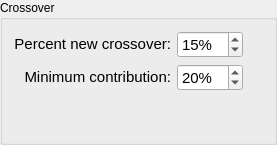
    <widget class="QGroupBox" name="groupBox_5">
     <property name="title">
      <string>Crossover</string>
     </property>
     <layout class="QGridLayout" name="gridLayout_9">
      <item row="0" column="0">
       <widget class="QLabel" name="label_25">
        <property name="sizePolicy">
         <sizepolicy hsizetype="Preferred" vsizetype="Fixed">
          <horstretch>0</horstretch>
          <verstretch>0</verstretch>
         </sizepolicy>
        </property>
        <property name="font">
         <font>
          <pointsize>11</pointsize>
         </font>
        </property>
        <property name="toolTip">
         <string>Percentage of new structures to be created from the heredity operator.

Heredity combines two random spatially coherent slabs from two unique parents to form a single offspring.

Default: 85</string>
        </property>
        <property name="text">
         <string>Percent new crossover:</string>
        </property>
        <property name="alignment">
         <set>Qt::AlignRight|Qt::AlignTrailing|Qt::AlignVCenter</set>
        </property>
        <property name="buddy">
         <cstring>spin_p_cross</cstring>
        </property>
       </widget>
      </item>
      <item row="0" column="1">
       <widget class="QSpinBox" name="spin_p_cross">
        <property name="sizePolicy">
         <sizepolicy hsizetype="Minimum" vsizetype="Fixed">
          <horstretch>0</horstretch>
          <verstretch>0</verstretch>
         </sizepolicy>
        </property>
        <property name="minimumSize">
         <size>
          <width>0</width>
          <height>21</height>
         </size>
        </property>
        <property name="font">
         <font>
          <pointsize>11</pointsize>
         </font>
        </property>
        <property name="toolTip">
         <string>Percentage of new structures to be created from the crossover operator.

Default: 15</string>
        </property>
        <property name="suffix">
         <string>%</string>
        </property>
        <property name="maximum">
         <number>100</number>
        </property>
        <property name="value">
         <number>15</number>
        </property>
       </widget>
      </item>
      <item row="1" column="0">
       <widget class="QLabel" name="label_3">
        <property name="sizePolicy">
         <sizepolicy hsizetype="Preferred" vsizetype="Fixed">
          <horstretch>0</horstretch>
          <verstretch>0</verstretch>
         </sizepolicy>
        </property>
        <property name="font">
         <font>
          <pointsize>11</pointsize>
         </font>
        </property>
        <property name="text">
         <string>Minimum contribution:</string>
        </property>
        <property name="alignment">
         <set>Qt::AlignRight|Qt::AlignTrailing|Qt::AlignVCenter</set>
        </property>
        <property name="buddy">
         <cstring>spin_cross_minimumContribution</cstring>
        </property>
       </widget>
      </item>
      <item row="1" column="1">
       <widget class="QSpinBox" name="spin_cross_minimumContribution">
        <property name="sizePolicy">
         <sizepolicy hsizetype="Minimum" vsizetype="Fixed">
          <horstretch>0</horstretch>
          <verstretch>0</verstretch>
         </sizepolicy>
        </property>
        <property name="minimumSize">
         <size>
          <width>0</width>
          <height>21</height>
         </size>
        </property>
        <property name="font">
         <font>
          <pointsize>11</pointsize>
         </font>
        </property>
        <property name="toolTip">
         <string>This is the smallest contribution a parent may make to the offspring during crossover.

Default: 25%</string>
        </property>
        <property name="suffix">
         <string>%</string>
        </property>
        <property name="maximum">
         <number>50</number>
        </property>
        <property name="value">
         <number>20</number>
        </property>
       </widget>
      </item>
      <item row="2" column="2">
       <spacer name="verticalSpacer_3">
        <property name="orientation">
         <enum>Qt::Vertical</enum>
        </property>
        <property name="sizeHint" stdset="0">
         <size>
          <width>20</width>
          <height>40</height>
         </size>
        </property>
       </spacer>
      </item>
     </layout>
    </widget>
